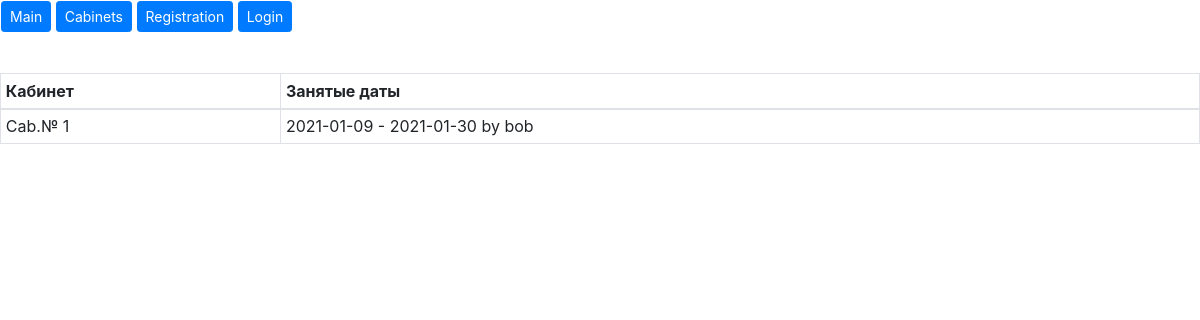
The app's page /cabinet/1/, older data.
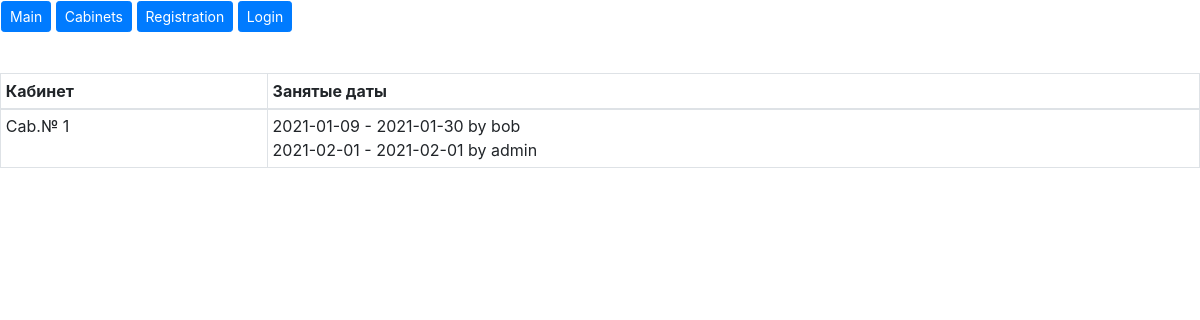
The same page, newer data.
### workspace/models.py (models this page shows, shortened)
class Booking(models.Model):
    booking_start = models.DateField()
    booking_end = models.DateField()
    cabinet = models.ForeignKey(Cabinet, on_delete=models.CASCADE)
    customer = models.ForeignKey(User, on_delete=models.CASCADE)
    def __str__(self):
        return f"{self.booking_start} - {self.booking_end} by {self.customer}"

### workspace/views.py (the view)
# urls.py: path('cabinet/<room>/', cabinet),
def cabinet(request, room, error=''):
    name = request.user.get_username()
    cab = Cabinet.objects.get(room_number=room)
    date_today = date.today()
    booking = Booking.objects.filter(cabinet=cab, booking_end__gte=date_today).order_by('booking_start')
    date_today = str(date_today)
    context = {'cab': cab, 'booking': booking, 'name': name, 'date': date_today, 'error': error}
    return render(request, 'cabinet.html', context)

### workspace/models.py (called while the page is built)
    def __str__(self):
        return f"Cab.№ {self.room_number}"

### templates/cabinet.html (shortened to what this page needs)
{% extends "base.html" %}
{% block content %}
<br>
<table class="table table-sm table-bordered">
    <thead>
    <tr>
        <th>Кабинет</th>
        <th>Занятые даты</th>
    </tr>
    </thead>
    <tbody>
    <tr>
        <td>{{ cab }}</td>
        <td>
            {% for book in booking %}
            {{ book }}
            <br>
            {% endfor %}
        </td>
    </tr>
    </tbody>
</table>
{% endblock %}

Row changes from the older to the newer data that the page shows:
added Booking: booking_start+booking_end+customer "2021-02-01 - 2021-02-01 by admin"
